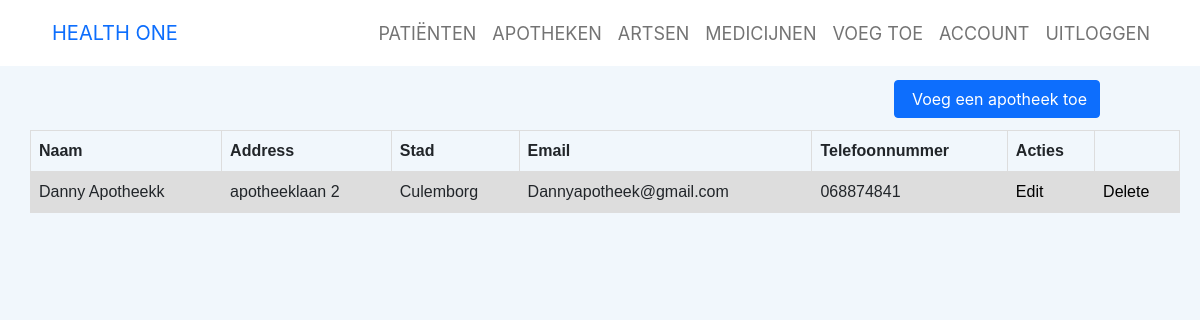
The page /apotheken.php (signed in) on the database its author committed.
### tables this page shows
CREATE TABLE `gebruikers` (
  `idGebruiker` int(11) NOT NULL,
  `Naam_Gebruiker` varchar(45) NOT NULL,
  `Address` varchar(255) NOT NULL,
  `Stad` varchar(255) DEFAULT NULL,
  `Email` varchar(255) NOT NULL,
  `wachtwoord` varchar(255) DEFAULT NULL,
  `Telefoonnummer` varchar(255) NOT NULL,
  `role` int(11) NOT NULL
);

### php-code/Apotheek/show-apotheken.php (the view, shortened to what this page needs)
<?php
function apotheekLatenZien(){
    $con = new connection();
    $pdo = $con->make();
    $sql = 'SELECT *
		FROM gebruikers where role = 2';
    $statement = $pdo->query($sql);
    $apotheken = $statement->fetchAll(PDO::FETCH_ASSOC);
    if ($apotheken) {
        echo "<table>
            <tr>
              <th>Naam</th>
              <th>Address</th>
              <th>Stad</th>
              <th>Email</th>
              <th>Telefoonnummer</th>
              <th>Acties</th>
              <th>  </th>
            </tr>";
        foreach ($apotheken as $apotheek) {
            echo "<tr>
            <td>".$apotheek['Naam_Gebruiker']."</td>
            <td>". $apotheek['Address']."</td>
            <td>". $apotheek['Stad']."</td>
            <td>".$apotheek['Email']."</td>
            <td>".$apotheek['Telefoonnummer']."</td>";
              echo "<td> <a href='php-code/Apotheek/edit-apotheek.php?id=".$apotheek['idGebruiker']."'>Edit</a>";
              echo "<td> <a href='php-code/Apotheek/delete-apotheek.php?id=".$apotheek['idGebruiker']."'>Delete</a>";
        }
        echo "</table>";
    }
}
?>

### assets/css/Ludens-Users---25-After-Register.css (style rules this page uses)
*, *:before, *:after { -webkit-box-sizing: border-box; -moz-box-sizing: border-box; box-sizing: border-box; }

### styles/style.css (style rules this page uses)
body { margin: 0; background-color: #f1f7fc; font-family: -apple-system, BlinkMacSystemFont, 'Segoe UI', Roboto, Oxygen, Ubuntu, Cantarell, 'Open Sans', 'Helvetica Neue', sans-serif; }
a { color: black; text-decoration: none; }
table { font-family: arial, sans-serif; border-collapse: collapse; width: 100%; }
td, th { border: 1px solid #dddddd; text-align: left; padding: 8px; }
tr:nth-child(even) { background-color: #dddddd; }

### rows shown on the page
gebruikers: Naam_Gebruiker "Danny Apotheekk", Address "apotheeklaan 2", Stad "Culemborg", Email "Dannyapotheek@gmail.com", Telefoonnummer "068874841"
